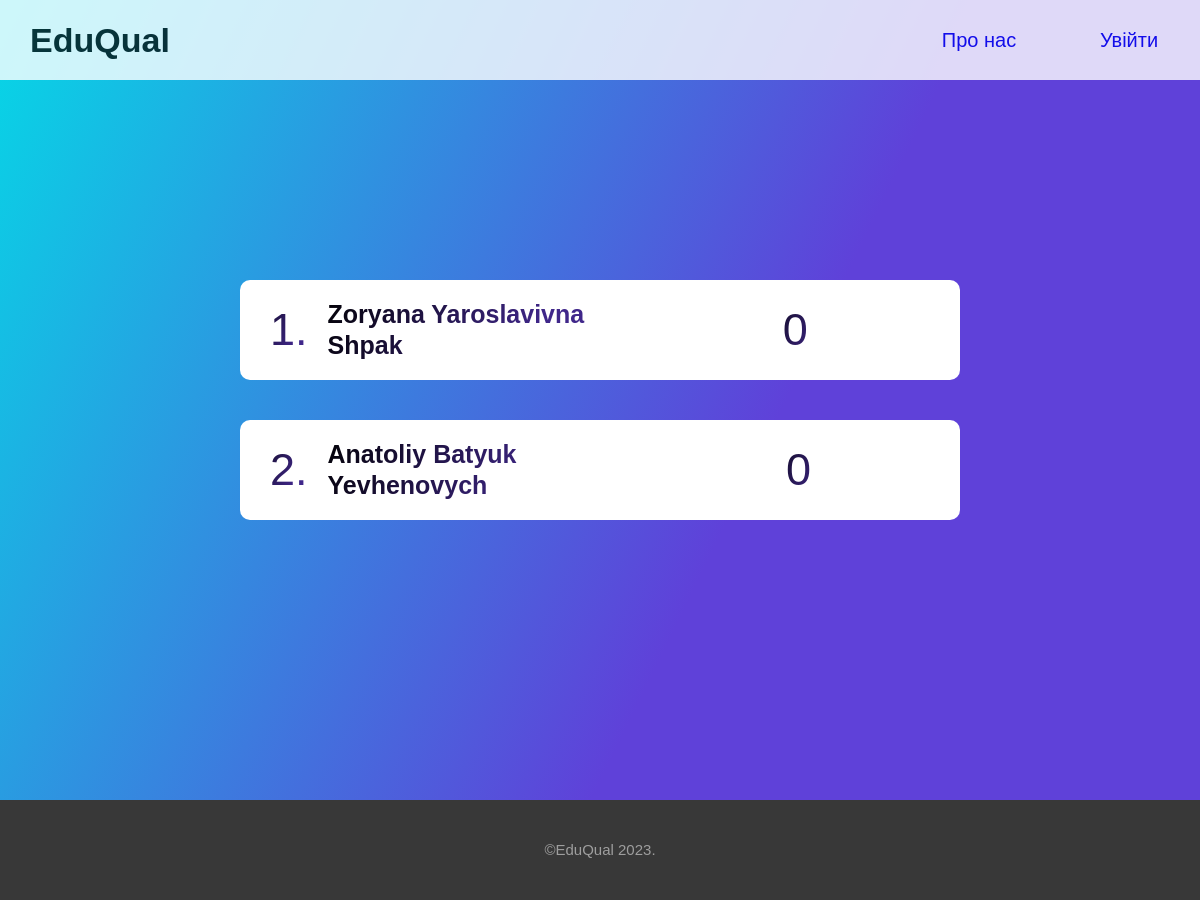
The app's page /teachersrating/, older data.
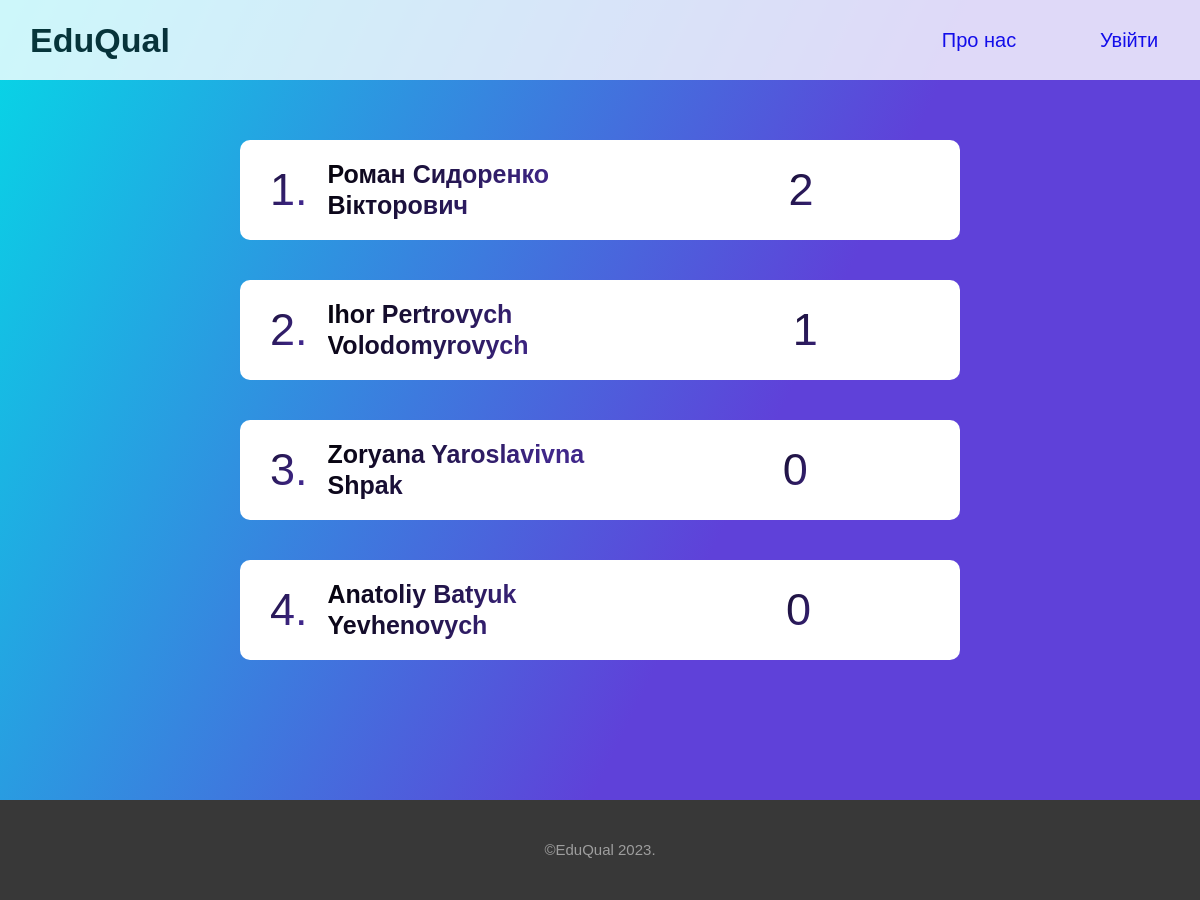
The same page, newer data.
### poll/models.py (models this page shows, shortened)
class Teacher(models.Model):
    firstname = models.CharField(max_length=30)
    lastname = models.CharField(max_length=30)
    surname = models.CharField(max_length=30)
    score = models.IntegerField(default=0)
    user = models.OneToOneField(User, on_delete=models.CASCADE, null=True, blank=True)
    class Meta:
        verbose_name = "Teacher"
        verbose_name_plural = "Teachers"

### poll/views.py (the view)
# urls.py: path('teachersrating/', teachersRating, name='teachersRating'),
def teachersRating(request):
    context = {}
    context['members'] = Teacher.objects.order_by('score').reverse().all()
    return render(request, 'rating/rating.html', context=context)

### poll/templates/rating/rating.html (shortened to what this page needs)
{% load static %}
<!doctype html>
<html lang="en">
<head>
    <link rel="stylesheet" href="{% static 'style_rating.css' %}">
</head>
<body>
<div class="header disp">
    <div class="logo">
        <a href="{% url 'home' %}" class="logo-text disp"><b>EduQual</b></a>
    </div>
    <div class="menu disp">
        <a class="item" href="#about">Про нас</a>
        {% if user.is_authenticated %}
            <a class="item"  href="{% url 'march' %}">Мерч</a>
            <a class="item" href="{% url 'logout' %}">Вийти</a>
        {% else %}
            <a class="item" href="{% url 'login' %}">Увійти</a>
        {% endif %}
    </div>
</div>
<div class="rating-page disp-centr">
    {% for i in members %}
        <div class="rating disp">
            <div class="info disp">
                <div class="number text">
                    <p>{{ forloop.counter }}.</p>
                </div>
                <div class="name-secondname disp">
                    <p class="text">{{ i.firstname }} {{ i.lastname }} {{ i.surname }}</p>
                </div>
            </div>
            <div class="rating-result disp-centr">
                <div class="mark  text">
                    <p>{{ i.score }}</p>
                </div>
            </div>
        </div>
    {% endfor %}
</div>
<div class="sixth-page">
    <div class="text-six">©EduQual 2023.</div>
</div>
</body>
</html>

### staticfiles/style_rating.css (style rules this page uses)
body { margin: 0; font-family: 'Archivo', sans-serif; }
.disp { display: flex; }
.disp-centr { display: flex; align-items: center; justify-content: center; }
.header { height: 80px; width: 100%; background: #ffffff; opacity: 0.8; align-items: center; justify-content: space-between; position: fixed; }
.menu { width: 300px; align-items: center; justify-content: space-around; font-size: 20px; }
.logo-text { width: 200px; justify-content: space-around; margin: 0; font-size: 34px; color: #050f10; }
.rating-page { flex-direction: column; background: linear-gradient(115.99deg, #00E1E7 -3.86%, #5F41D9 61.74%); width: 100%; min-height: 90vh; padding: 40px 0 40px 0; }
.rating { transition: 0.4s; margin: 20px 0 20px 0; box-sizing: border-box; padding: 0 30px 0 30px; align-items: center; justify-content: space-between; width: 60%; height: 100px; background-color: white; border-radius: 10px; }
.info { align-items: center; height: 30%; }
.name-secondname { margin-left: 20px; align-items: center; }
.text { background:linear-gradient(115.99deg, #000000 -3.86%, #40278a 61.74%); -webkit-background-clip: text; -webkit-text-fill-color: transparent; font-style: normal; font-weight: 600; font-size: 25px; line-height: 125%; }
.number { font-size: 45px; font-weight: 300; }
.rating-result { width: 265px; margin: 0; }
.mark { margin-left: 30px; font-size: 45px; font-weight: 300; width: 60px; }
.sixth-page { display: flex; justify-content: center; align-items: center; width: 100%; height: 100px; background-color: #383838; }
.text-six { font-size: 15px; line-height: 20px; text-align: center; color: #9E9E9E; }
a { text-decoration: none; }

Row changes from the older to the newer data that the page shows:
added Teacher: firstname "Роман", lastname "Сидоренко", surname "Вікторович", score "2"
added Teacher: firstname "Ihor", lastname "Pertrovych", surname "Volodomyrovych", score "1"
